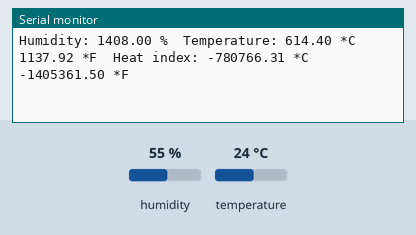
The sketch below on a simulated Arduino Uno, built with avr-gcc and run on an emulated ATmega328P. On the bench: the last lines printed to the serial monitor. Wiring (inferred from the names in the program): DHT11 sensor: data pin 4. Inputs (shaded band) come from the test bench; at power-on: humidity 55 %, temperature 24 °C.

Above: at 3.3 s.
3.4 s: humidity set to 22 %
At 5.3 s:
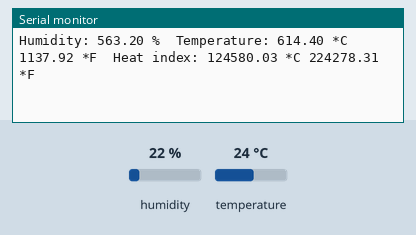
6.5 s: temperature set to 12 °C
At 8.6 s:
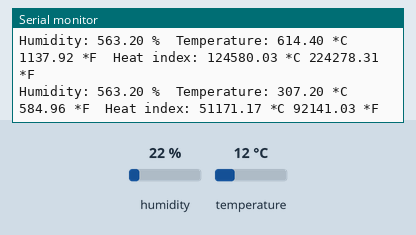
9.6 s: humidity set to 40 %
At 12.8 s:
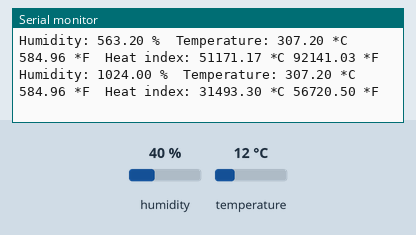
Timing chart, 0 to 14.3 s (numbered marks = the images above; inputs shaded):
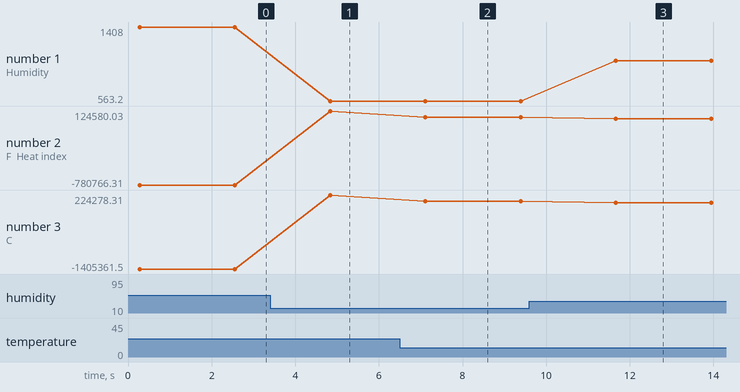

Measured:
- after the input at 3.4 s, the serial monitor: prints a new line after 1.4 s (image 1)
- after the input at 6.5 s, the serial monitor: prints a new line after 0.61 s (image 2)
- after the input at 9.6 s, the serial monitor: prints a new line after 2.1 s (image 3)
- plotted number 1: 1408 → 563.2 after the input at 3.4 s, 563.2 → 1024 after the input at 9.6 s
- plotted number 2: -780766.31 → 124580.03 after the input at 3.4 s, 124580.03 → 51171.17 after the input at 6.5 s, 51171.17 → 31493.3 after the input at 9.6 s
- plotted number 3: -1405361.5 → 224278.31 after the input at 3.4 s, 224278.31 → 92141.03 after the input at 6.5 s, 92141.03 → 56720.5 after the input at 9.6 s

The sketch:

nodemcu_dht22.ino
```cpp
#include "DHT.h"

#define DHTPIN 4       // what digital pin the DHT is conected to(GPIO4=D2)

// Uncomment whatever type you're using!
//#define DHTTYPE DHT11 // DHT 11
#define DHTTYPE DHT22 // DHT 22 (AM2302), AM2321
//#define DHTTYPE DHT21 // DHT 21 (AM2301)

// Connect pin 1 (on the left) of the sensor to +5V
// NOTE: If using a board with 3.3V logic like an Arduino Due connect pin 1
// to 3.3V instead of 5V!
// Connect pin 2 of the sensor to whatever your DHTPIN is
// Connect pin 4 (on the right) of the sensor to GROUND
// Connect a 10K resistor from pin 2 (data) to pin 1 (power) of the sensor

// Initialize DHT sensor.
// Note that older versions of this library took an optional third parameter to
// tweak the timings for faster processors.  This parameter is no longer needed
// as the current DHT reading algorithm adjusts itself to work on faster procs.
DHT dht(DHTPIN, DHTTYPE);

void setup() {
  Serial.begin(115200);
  Serial.setTimeout(2000);

  // Wait for serial to initialize.
  while (!Serial) { }

  Serial.println("Running DHT Sensor ...");
  dht.begin();
}

void loop() {
  // Reading temperature or humidity takes about 250 milliseconds!
  // Sensor readings may also be up to 2 seconds 'old' (its a very slow sensor)
  float h = dht.readHumidity();
  // Read temperature as Celsius (the default)
  float t = dht.readTemperature();
  // Read temperature as Fahrenheit (isFahrenheit = true)
  float f = dht.readTemperature(true);

  // Check if any reads failed and exit early (to try again).
  if (isnan(h) || isnan(t) || isnan(f)) {
    Serial.println("Failed to read from DHT sensor!");
    return;
  }

  // Compute heat index in Fahrenheit (the default)
  float hif = dht.computeHeatIndex(f, h);
  // Compute heat index in Celsius (isFahreheit = false)
  float hic = dht.computeHeatIndex(t, h, false);

  Serial.print("Humidity: ");
  Serial.print(h);
  Serial.print(" %\t");
  Serial.print("Temperature: ");
  Serial.print(t);
  Serial.print(" *C ");
  Serial.print(f);
  Serial.print(" *F\t");
  Serial.print("Heat index: ");
  Serial.print(hic);
  Serial.print(" *C ");
  Serial.print(hif);
  Serial.println(" *F");

  // Report every 2 seconds.
  delay(2000);
}
```
